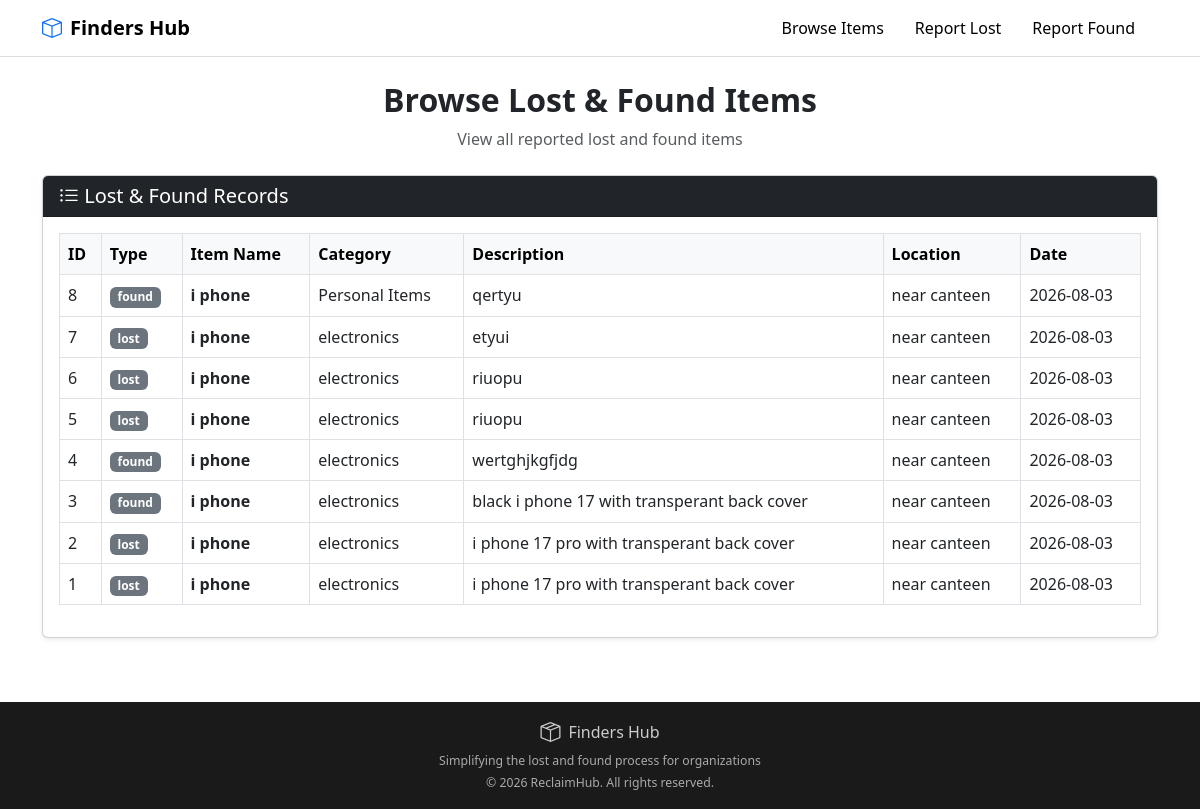
Before: /browse_item with the older database file.
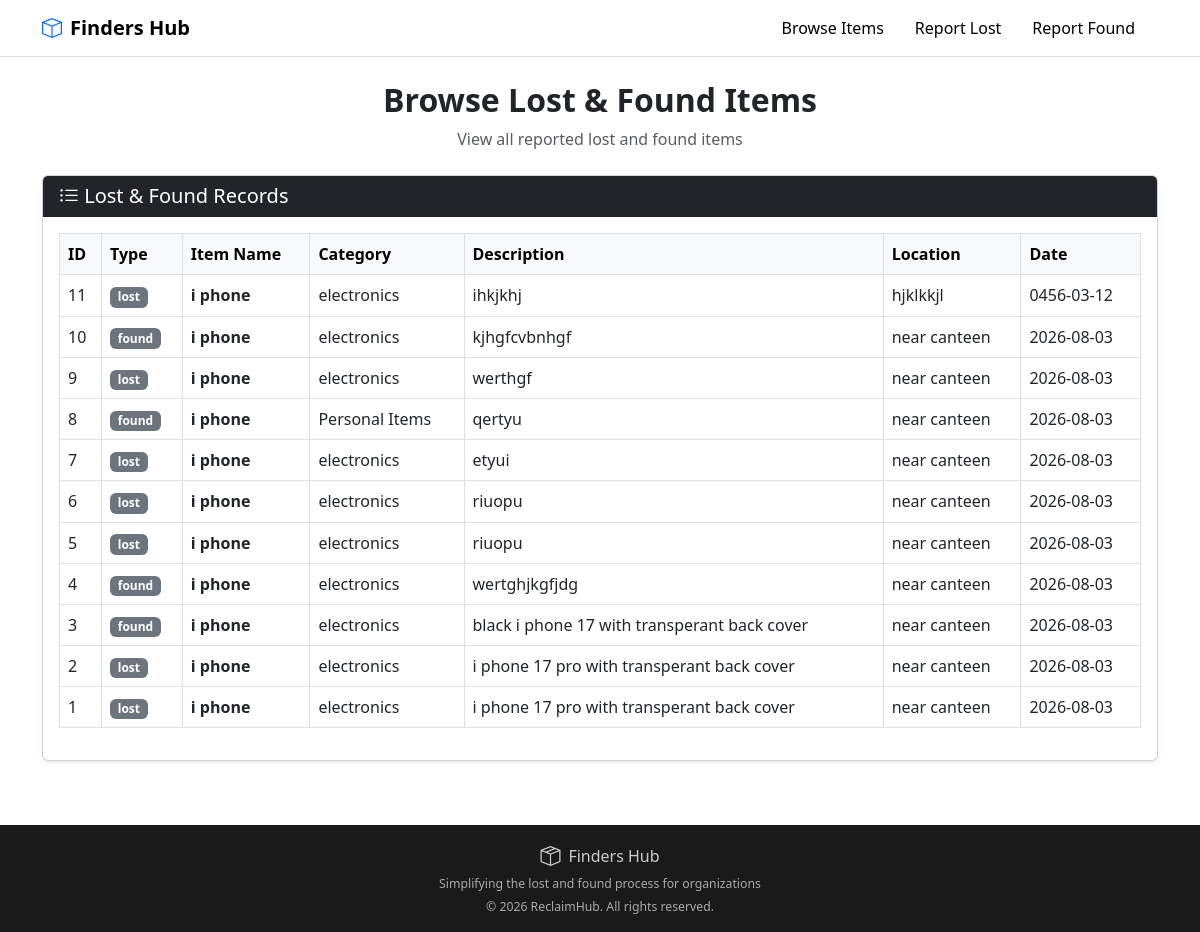
After: the same page with the newer database file.
### tables this page shows
CREATE TABLE posts(id INTEGER PRIMARY KEY AUTOINCREMENT,user_id INTEGER,post_type TEXT NOT NULL,item_name TEXT NOT NULL,description TEXT,category TEXT,location TEXT,date TEXT,contact TEXT,created_at TIMESTAMP DEFAULT CURRENT_TIMESTAMP, status TEXT default 'pending',FOREIGN KEY (user_id) REFERENCES student(id));

### app.py (the view)
@app.route('/browse_item')
def browse_item():
    conn = sqlite3.connect('mywebsite.db')
    conn.row_factory = sqlite3.Row
    cursor = conn.cursor()
    cursor.execute("""
            SELECT *
            FROM posts
            ORDER BY id DESC
        """)
    records = cursor.fetchall()
    conn.close()
    return render_template("browse_item.html", records=records,is_admin=(session.get("role") == "admin"))

### templates/browse_item.html (shortened to what this page needs)
<!DOCTYPE html>
<html lang="en">
<head>
    <link href="https://cdn.jsdelivr.net/npm/bootstrap@5.3.0/dist/css/bootstrap.min.css" rel="stylesheet">
    <link href="https://cdn.jsdelivr.net/npm/bootstrap-icons@1.10.5/font/bootstrap-icons.css" rel="stylesheet">
    <link rel="stylesheet" href="{{url_for('static',filename='css/nav.css')}}">
    <link rel="stylesheet" href="{{ url_for('static', filename='css/foot.css') }}">
</head>
<body>
    {% include 'nav.html' %}
    <div class="container py-4">
    <div class="text-center mb-4">
        <h2 class="fw-bold">
            Browse Lost & Found Items
        </h2>
        <p class="text-muted">
            View all reported lost and found items
        </p>
    </div>
    <div class="card shadow-sm">
        <div class="card-header bg-dark text-white">
            <h5 class="mb-0">
                <i class="bi bi-list-ul"></i>
                Lost & Found Records
            </h5>
        </div>
        <div class="card-body">
            {% if records %}
            <div class="table-responsive">
                <table class="table table-hover table-bordered align-middle">
                    <thead class="table-light">
                        <tr>
                            <th>ID</th>
                            <th>Type</th>
                            <th>Item Name</th>
                            <th>Category</th>
                            <th>Description</th>
                            <th>Location</th>
                            <th>Date</th>
                        </tr>
                    </thead>
                    <tbody>
                        {% for item in records %}
                        <tr>
                            <td>
                                {{ item['id'] }}
                            </td>
                            <td>
                                {% if item['post_type'] == 'Lost' %}
                                    <span class="badge bg-danger">
                                        Lost
                                    </span>
                                {% elif item['post_type'] == 'Found' %}
                                    <span class="badge bg-success">
                                        Found
                                    </span>
                                {% else %}
                                    <span class="badge bg-secondary">
                                        {{ item['post_type'] }}
                                    </span>
                                {% endif %}
                            </td>
                            <td>
                                <strong>
                                    {{ item['item_name'] }}
                                </strong>
                            </td>
                            <td>
                                {{ item['category'] }}
                            </td>
                            <td>
                                {{ item['description'] }}
                            </td>
                            <td>
                                {{ item['location'] }}
                            </td>
                            <td>
                                {{ item['date'] }}
                            </td>
                        </tr>
                        {% endfor %}
                    </tbody>
                </table>
            </div>
            {% else %}
                <div class="alert alert-info text-center">
                    No Lost & Found records available.
                </div>
            {% endif %}
        </div>
    </div>
    </div>
    {% include 'foot.html' %}
</body>
</html>

### templates/nav.html (shortened to what this page needs)
<nav class="navbar navbar-expand-lg custom-navbar">
    <div class="container">
        <a class="navbar-brand d-flex align-items-center" href="/dashboard">
            <i class="bi bi-box text-primary me-2"></i>
                Finders Hub
        </a>
        <div class="collapse navbar-collapse justify-content-end" id="navbarNav">
            <ul class="navbar-nav align-items-center">
                <li class="nav-item">
                    <a class="nav-link" href="/browse_item">Browse Items</a>
                </li>
                <li class="nav-item">
                    <a class="nav-link" href="/report_lost">Report Lost</a>
                </li>
                <li class="nav-item">
                    <a class="nav-link" href="/report_found">Report Found</a>
                </li>
            </ul>
        </div>
    </div>
</nav>

### templates/foot.html
<footer class="footer-custom py-3">
    <div class="container text-center">
        <div class="d-flex justify-content-center align-items-center mb-1">
            <i class="bi bi-box-seam fs-5 me-2"></i>
            <h6 class="mb-0">Finders Hub</h6>
        </div>
        <p class="mb-1 small">
            Simplifying the lost and found process for organizations
        </p>
        <p class="mb-0 small">
            © 2026 ReclaimHub. All rights reserved.
        </p>
    </div>
</footer>

### static/css/nav.css (style rules this page uses)
.custom-navbar { background-color: #ffffff; border-bottom: 1px solid #ddd; }
.navbar-brand { color: #000; font-weight: 600; }
.nav-link { color: #000; margin-right: 15px; }

### static/css/foot.css (style rules this page uses)
.footer-custom { background-color: #1a1a1a; color: #ccc; font-size: 14px; margin-top: 40px; }
.footer-custom p { color: #aaa; margin: 0; }
.footer-custom h6 { font-weight: 500; }

Changed rows visible on the page:
added posts: id "11", post_type "lost", item_name "i phone", category "electronics", description "ihkjkhj", location "hjklkkjl", date "0456-03-12"
added posts: id "10", post_type "found", item_name "i phone", category "electronics", description "kjhgfcvbnhgf", location "near canteen", date "2026-08-03"
added posts: id "9", post_type "lost", item_name "i phone", category "electronics", description "werthgf", location "near canteen", date "2026-08-03"
